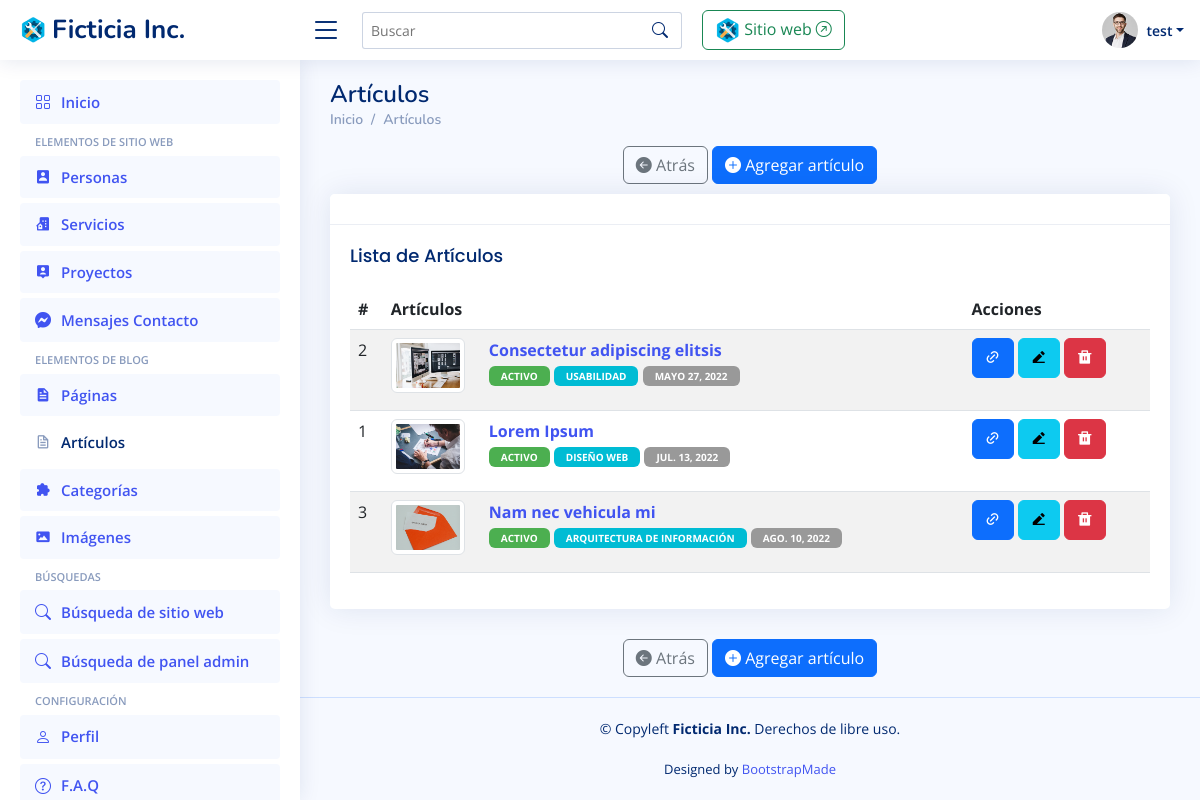
Before: /panel/listar_articulos/ (signed in) with the older database file.
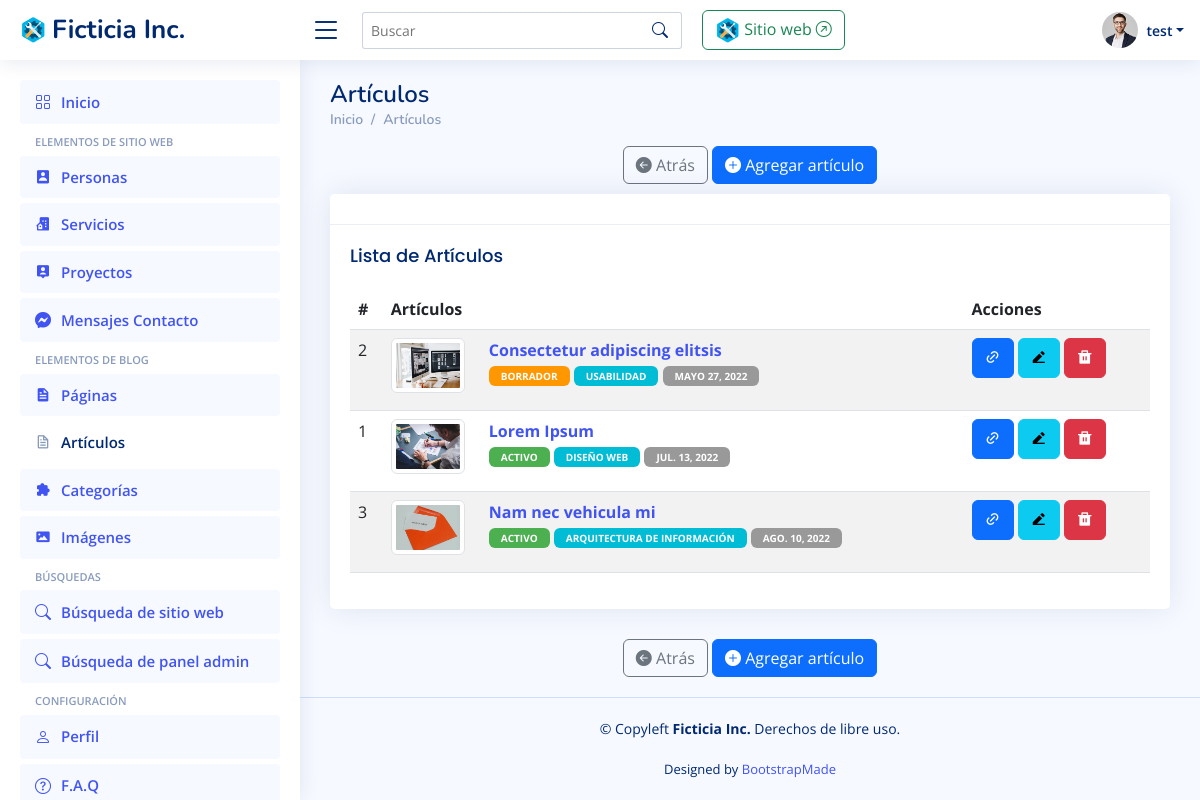
After: the same page with the newer database file.
### panel/models.py (models this page shows, shortened)
class Articulo_Model(models.Model):
    name = models.CharField(max_length=250, default='Sin nombre', verbose_name='Nombre')
    title = models.CharField(max_length=250, default='Sin título', verbose_name='Título')
    subtitle = models.CharField(max_length=250, null=True, blank=True, verbose_name='Subtítulo')
    abstract = RichTextField(null=True, blank=True, verbose_name='Resumen')
    content = RichTextField(verbose_name='Contenido')
    image = models.ImageField(null=True, blank=True, upload_to='img_articulo/', default='', verbose_name='Imagen')
    date = models.DateField(null=True, blank=True, verbose_name='Fecha')
    draft = models.BooleanField(null=True, blank=True, default=True, verbose_name='Borrador')
    fk_categoria = models.ForeignKey('Categoria_Model', on_delete=models.DO_NOTHING, null=True, blank=True, verbose_name='Categoría')
    created = models.DateTimeField(auto_now_add=True, null=True, blank=True, verbose_name='Fecha de creación')
    updated = models.DateTimeField(auto_now=True, null=True, blank=True, verbose_name='Fecha de última modificación')
    class Meta:
        verbose_name = 'Articulo'
        verbose_name_plural = 'Articulos'
        ordering = ['id']

class Categoria_Model(models.Model):
    name = models.CharField(max_length=250, verbose_name='Nombre')
    description = RichTextField(null=True, blank=True, verbose_name='Descripción')
    class Meta:
        verbose_name = 'Categoría'
        verbose_name_plural = 'Categorías'
        ordering = ['id']
    def __str__(self):
        return self.name

### panel/views.py (the view)
# urls.py: path('listar_articulos/', panel.views.listar_articulos, name='listar_articulos'),
@login_required(login_url='entrar')
def listar_articulos(request, *args, **kwargs):
    object_list = Articulo_Model.objects.all().order_by('date') # Lista de objetos
    context = {
        'page' : 'Artículos',
        'icon' : 'bx bx-file',
        'singular' : 'artículo',
        'plural' : 'artículos',
        'url_listar' : 'panel:listar_articulos',
        'url_crear' : 'panel:crear_articulo',
        'url_ver' : 'panel:ver_articulo',
        'url_editar' : 'panel:modificar_articulo',
        'url_eliminar' : 'panel:eliminar_articulo',
        'object_list': object_list
    }
    return render(request, 'panel/generic_list.html', context)

### panel/templates/panel/generic_list.html (shortened to what this page needs)
{% extends "panel/base_admin.html" %}
{% load static %}
{% block content %}
<main id="main" class="main">
  <div class="pagetitle">
  <h1>{{ page }}</h1>
    {% include 'panel/breadcrumb.html' %}
    {% include 'panel/add_menu.html' %}
  </div>
  <section class="section">
    <div class="row">
      <div class="col-lg-12">
        {% if object_list %}
          <div class="card">
            <div class="card-header">
            </div>
            <div class="card-body">
              <h5 class="card-title">Lista de {{ plural|capfirst }}</h5>
              <table class="table table-striped">
                <thead>
                  <tr>
                    <th>#</th>
                    <th>{{ plural|capfirst }}</th>
                    <th>Acciones</th>
                  </tr>
                </thead>
                <tbody>
                  {% for item in object_list %}
                  <tr>
                    <td> {{ item.id }} </td>
                    <td>
                      <div class="row">
                        <div class="col-md-2">
                          {% if item.image %}
                          <div class="text-center">
                            <img class="img img-thumbnail" src="{{ item.image.url }}" width="75" alt="{{ item.name }}" />
                          </div>
                          {% endif %}
                        </div>
                        <div class="col-md-10">
                          <p>
                            <a href="{% url url_ver item.id %}"> <strong>{{ item.name }}</strong></a> <br />
                            {% if 'articulo' in request.path %}
                              {% if item.draft == False %}
                                <span class="badge badge-success">Activo</span>
                              {% else %}
                                <span class="badge badge-warning">Borrador</span>
                              {% endif %}
                              {% if item.fk_categoria %}
                                <span class="badge badge-info">{{ item.fk_categoria }}</span>
                              {% endif %}
                              {% if item.date %}
                                <span class="badge badge-default">{{ item.date }}</span>
                              {% endif %}
                            {% endif %}
                          </p>
                        </div>
                      </div>
                    </td>
                    <td>
                      {% include 'panel/acciones_listar.html' %}
                    </td>
                  </tr>
                  {% endfor %}
                </tbody>
              </table>
            </div>
          </div>
        {% else %}
          <div class="alert alert-warning fade show" role="alert">
            No existen registros.
          </div>
        {% endif %}
      </div>
      {% include 'panel/add_menu.html' %}
    </div>
  </section>
</main>
{% endblock content %}

### panel/templates/panel/base_admin.html (shortened to what this page needs)
<!DOCTYPE html>
{% load static %}
<html class="no-js css-menubar" lang="es">
  <head>
      <link href="{% static 'vendor/bootstrap/css/bootstrap.min.css' %}" rel="stylesheet">
      <link href="{% static 'vendor/bootstrap-icons/bootstrap-icons.css' %}" rel="stylesheet">
      <link href="{% static 'vendor/boxicons/css/boxicons.min.css' %}" rel="stylesheet">
      <link href="{% static 'vendor/quill/quill.snow.css' %}" rel="stylesheet">
      <link href="{% static 'vendor/quill/quill.bubble.css' %}" rel="stylesheet">
      <link href="{% static 'vendor/remixicon/remixicon.css' %}" rel="stylesheet">
      <link href="{% static 'vendor/simple-datatables/style.css' %}" rel="stylesheet">
      <link href="{% static 'css/style.css' %}" rel="stylesheet">
  </head>
  <body>
    {% include 'panel/header.html' %}
    {% include 'panel/sidebar.html' %}
    {% block content %}
    {% endblock content %}
    {% include 'panel/footer.html' %}
  </body>
</html>

### panel/templates/panel/header.html (shortened to what this page needs)
{% load static %}
    <header id="header" class="header fixed-top d-flex align-items-center">
        <div class="d-flex align-items-center justify-content-between">
        <a href="{% url 'panel:app_panel_index' %}" class="logo d-flex align-items-center">
            <img src="{% static 'img/logo.png' %}" alt="">
            <span class="d-none d-lg-block">Ficticia Inc.</span>
        </a>
        <i class="bi bi-list toggle-sidebar-btn"></i>
        </div>
        <div class="search-bar">
            <form class="search-form d-flex align-items-center" method="POST" action="{% url 'panel:resultados_busqueda' %}">
                <input type="text" name="name" placeholder="Buscar" title="Ingrese términos de búsqueda">
                <button type="submit" title="Buscar"><i class="bi bi-search"></i></button>
            </form>
        </div>
        <div class="header-nav">
            <a href="{% url 'app_blog_index' %}" class="btn btn-outline-success" target="_blank">
                <img src="{% static 'img/logo.png' %}" alt="Sitio web" height="25"/>
                    Sitio web <i class="bi bi-arrow-up-right-circle"></i>
                </a>
        </div>
        <nav class="header-nav ms-auto">
            <ul class="d-flex align-items-center">
                <li class="nav-item dropdown pe-3">
                    <a class="nav-link nav-profile d-flex align-items-center pe-0" href="#" data-bs-toggle="dropdown">
                        <img src="{% static 'img/profile-img.jpg' %}" alt="Profile" class="rounded-circle">
                        <span class="d-none d-md-block dropdown-toggle ps-2">{{ request.user }}</span>
                    </a>
                </li>
            </ul>
        </nav>
    </header>

### panel/templates/panel/sidebar.html (shortened to what this page needs)
{% load static %}
  <aside id="sidebar" class="sidebar">
    <ul class="sidebar-nav" id="sidebar-nav">
      <li class="nav-item">
        <a class="nav-link {% if 'inicio' in request.path %} collapsed {% endif %}" href="{% url 'panel:app_panel_index'%}">
          <i class="bi bi-grid"></i>
          <span>Inicio</span>
        </a>
      </li>
      <li class="nav-heading">Elementos de Sitio Web</li>
      <li class="nav-item">
        <a class="nav-link {% if 'persona' in request.path %} collapsed {% endif %}" href="{% url 'panel:listar_personas'%}">
          <i class="bx bxs-user-rectangle"></i>
          <span>Personas</span>
        </a>
      </li>
      <li class="nav-item">
        <a class="nav-link {% if 'servicio' in request.path %} collapsed {% endif %}" href="{% url 'panel:listar_servicios'%}">
          <i class="bx bxs-building-house"></i>
          <span>Servicios</span>
        </a>
      </li>
      <li class="nav-item">
        <a class="nav-link {% if 'proyecto' in request.path %} collapsed {% endif %}" href="{% url 'panel:listar_proyectos'%}">
          <i class="bx bxs-user-pin"></i>
          <span>Proyectos</span>
        </a>
      </li>
      <li class="nav-item">
        <a class="nav-link {% if 'mensaje' in request.path %} collapsed {% endif %}" href="{% url 'panel:listar_mensajes'%}">
          <i class="bi bi-messenger"></i>
          <span>Mensajes Contacto</span>
        </a>
      </li>
      <li class="nav-heading">Elementos de Blog</li>
      <li class="nav-item">
        <a class="nav-link {% if 'pagina' in request.path %} collapsed {% endif %}" href="{% url 'panel:listar_paginas'%}">
          <i class="bx bxs-file"></i>
          <span>Páginas</span>
        </a>
      </li>
      <li class="nav-item">
        <a class="nav-link {% if 'articulo' in request.path %} collapsed {% endif %}" href="{% url 'panel:listar_articulos'%}">
          <i class="bx bx-file"></i>
          <span>Artículos</span>
        </a>
      </li>
      <li class="nav-item">
        <a class="nav-link {% if 'categoria' in request.path %} collapsed {% endif %}" href="{% url 'panel:listar_categorias'%}">
          <i class="bx bxs-extension"></i>
          <span>Categorías</span>
        </a>
      </li>
      <li class="nav-item">
        <a class="nav-link {% if 'imagen' in request.path %} collapsed {% endif %}" href="{% url 'panel:listar_imagenes'%}">
          <i class="bx bxs-image"></i>
          <span>Imágenes</span>
        </a>
      </li>
      <li class="nav-heading">Búsquedas</li>
      <li class="nav-item">
        <a class="nav-link {% if 'frontend' in request.path %} collapsed {% endif %}" href="{% url 'panel:listar_busquedas_frontend'%}">
          <i class="bi bi-search"></i>
          <span>Búsqueda de sitio web</span>
        </a>
      </li>
      <li class="nav-item">
        <a class="nav-link {% if 'backend' in request.path %} collapsed {% endif %}" href="{% url 'panel:listar_busquedas_backend'%}">
          <i class="bi bi-search"></i>
          <span>Búsqueda de panel admin</span>
        </a>
      </li>
      <li class="nav-heading">Configuración</li>
      <li class="nav-item">
        <a class="nav-link {% if 'perfil' in request.path %} collapsed {% endif %}" href="#">
          <i class="bi bi-person"></i>
          <span>Perfil</span>
        </a>
      </li>
      <li class="nav-item">
        <a class="nav-link {% if 'faq' in request.path %} collapsed {% endif %}" href="#">
          <i class="bi bi-question-circle"></i>
          <span>F.A.Q</span>
        </a>
      </li>
    </ul>
  </aside>

### panel/templates/panel/breadcrumb.html
{% load static %}
<nav>
    <ol class="breadcrumb">
        <li class="breadcrumb-item"><a href="{% url 'panel:app_panel_index' %}">Inicio</a></li>
        <li class="breadcrumb-item">{{ page }}</li>
    </ol>
</nav>

### panel/templates/panel/add_menu.html
    <div class="text-center">
        <a href="{% url 'panel:app_panel_index' %}" class="btn btn-outline-secondary btn-round btn-icon waves-effect waves-classic"  data-toggle="tooltip" data-original-title="Ver otras opciones">
            <i class="bi bi-arrow-left-circle-fill"></i> Atrás</a>
        <a href="{% url url_crear %}" class="btn btn-primary btn-round">
            <i class="bi bi-plus-circle-fill"></i> Agregar {{ singular }}</a>
    </div>

### panel/templates/panel/acciones_listar.html
    <a href="{% url url_ver item.id %}" class="btn btn-primary btn-round btn-icon waves-effect waves-classic" title="Revisar" data-toggle="tooltip" data-original-title="Revisar">
        <i class="ri-link-m"></i></a>
    <a href="{% url url_editar item.id %}" class="btn btn-info btn-round btn-icon waves-effect waves-classic" title="Editar" data-toggle="tooltip" data-original-title="Editar">
        <i class="ri-edit-2-fill"></i></a>
    <a href="{% url url_eliminar item.id %}" class="btn btn-danger btn-round btn-icon waves-effect waves-classic" title="Eliminar" data-toggle="tooltip" data-original-title="Eliminar">
        <i class="ri-delete-bin-fill"></i></a>

### panel/templates/panel/footer.html
  <footer id="footer" class="footer">
    <p class="copyright">© Copyleft <strong>Ficticia Inc.</strong> Derechos de libre uso.</p>
    <div class="credits">
      Designed by <a href="https://bootstrapmade.com/">BootstrapMade</a>
    </div>
  </footer>

Changed rows visible on the page:
changed Articulo_Model "Consectetur adipiscing elitsis": draft "ACTIVO" → "BORRADOR"
